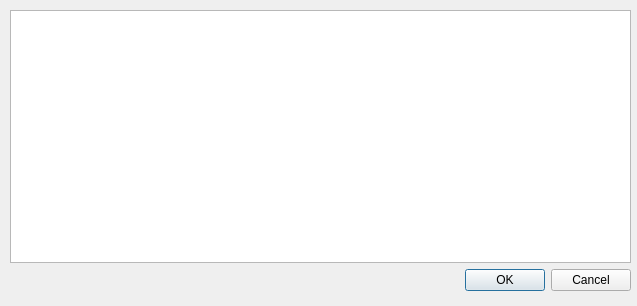
<?xml version="1.0" encoding="UTF-8"?>
<ui version="4.0">
 <class>DialogConsulterIdee</class>
 <widget class="QDialog" name="DialogConsulterIdee">
  <property name="geometry">
   <rect>
    <x>0</x>
    <y>0</y>
    <width>637</width>
    <height>306</height>
   </rect>
  </property>
  <property name="windowTitle">
   <string>Liste</string>
  </property>
  <widget class="QWidget" name="verticalLayoutWidget">
   <property name="geometry">
    <rect>
     <x>10</x>
     <y>10</y>
     <width>621</width>
     <height>281</height>
    </rect>
   </property>
   <layout class="QVBoxLayout" name="layoutListeIDee">
    <item>
     <widget class="QTableView" name="tableIdees"/>
    </item>
    <item>
     <widget class="QDialogButtonBox" name="buttonListeIDee">
      <property name="orientation">
       <enum>Qt::Horizontal</enum>
      </property>
      <property name="standardButtons">
       <set>QDialogButtonBox::Cancel|QDialogButtonBox::Ok</set>
      </property>
     </widget>
    </item>
   </layout>
  </widget>
 </widget>
 <resources/>
 <connections>
  <connection>
   <sender>buttonListeIDee</sender>
   <signal>accepted()</signal>
   <receiver>DialogConsulterIdee</receiver>
   <slot>accept()</slot>
   <hints>
    <hint type="sourcelabel">
     <x>248</x>
     <y>254</y>
    </hint>
    <hint type="destinationlabel">
     <x>157</x>
     <y>274</y>
    </hint>
   </hints>
  </connection>
  <connection>
   <sender>buttonListeIDee</sender>
   <signal>rejected()</signal>
   <receiver>DialogConsulterIdee</receiver>
   <slot>reject()</slot>
   <hints>
    <hint type="sourcelabel">
     <x>316</x>
     <y>260</y>
    </hint>
    <hint type="destinationlabel">
     <x>286</x>
     <y>274</y>
    </hint>
   </hints>
  </connection>
 </connections>
</ui>
